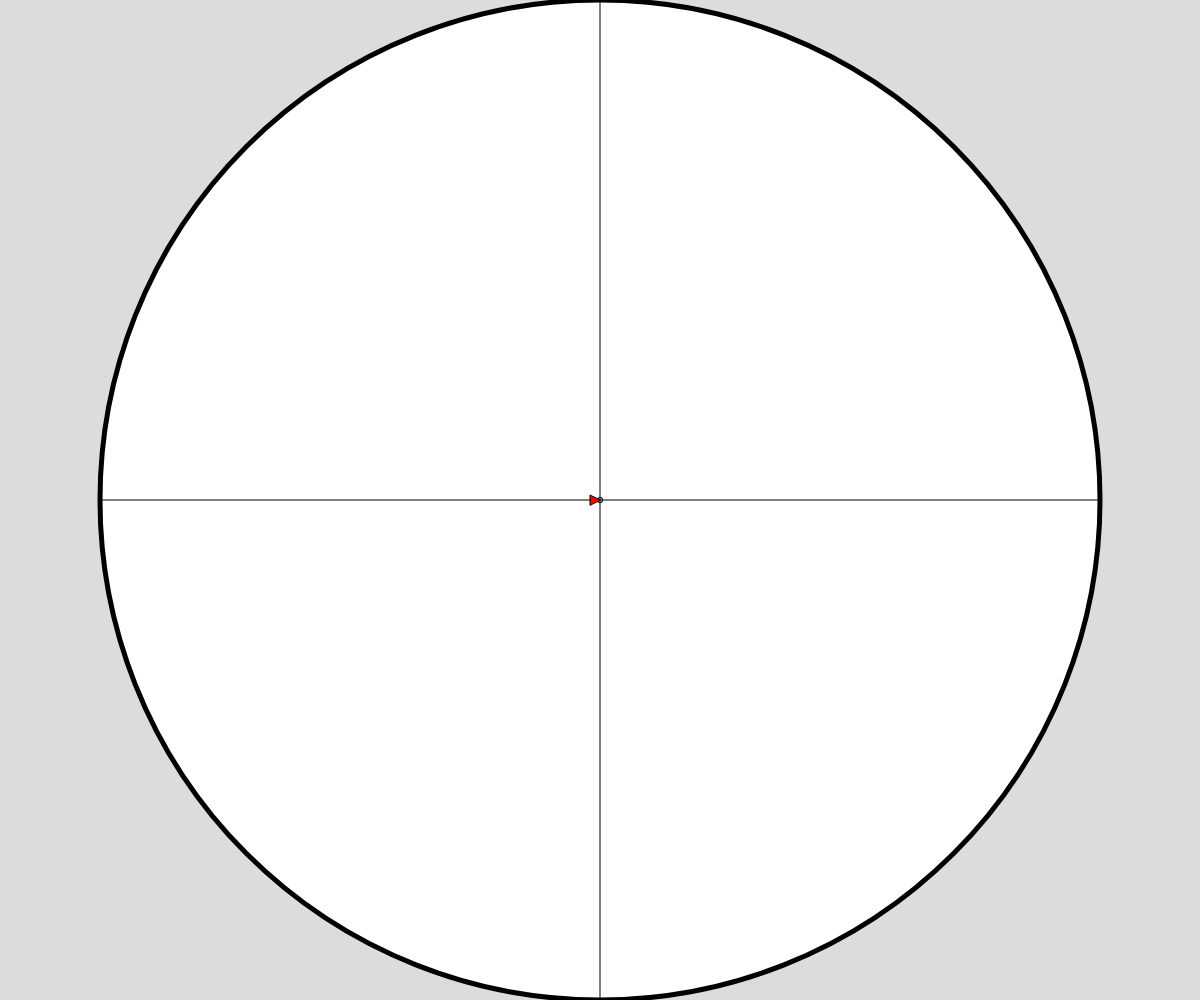
Frame 1 (no input)
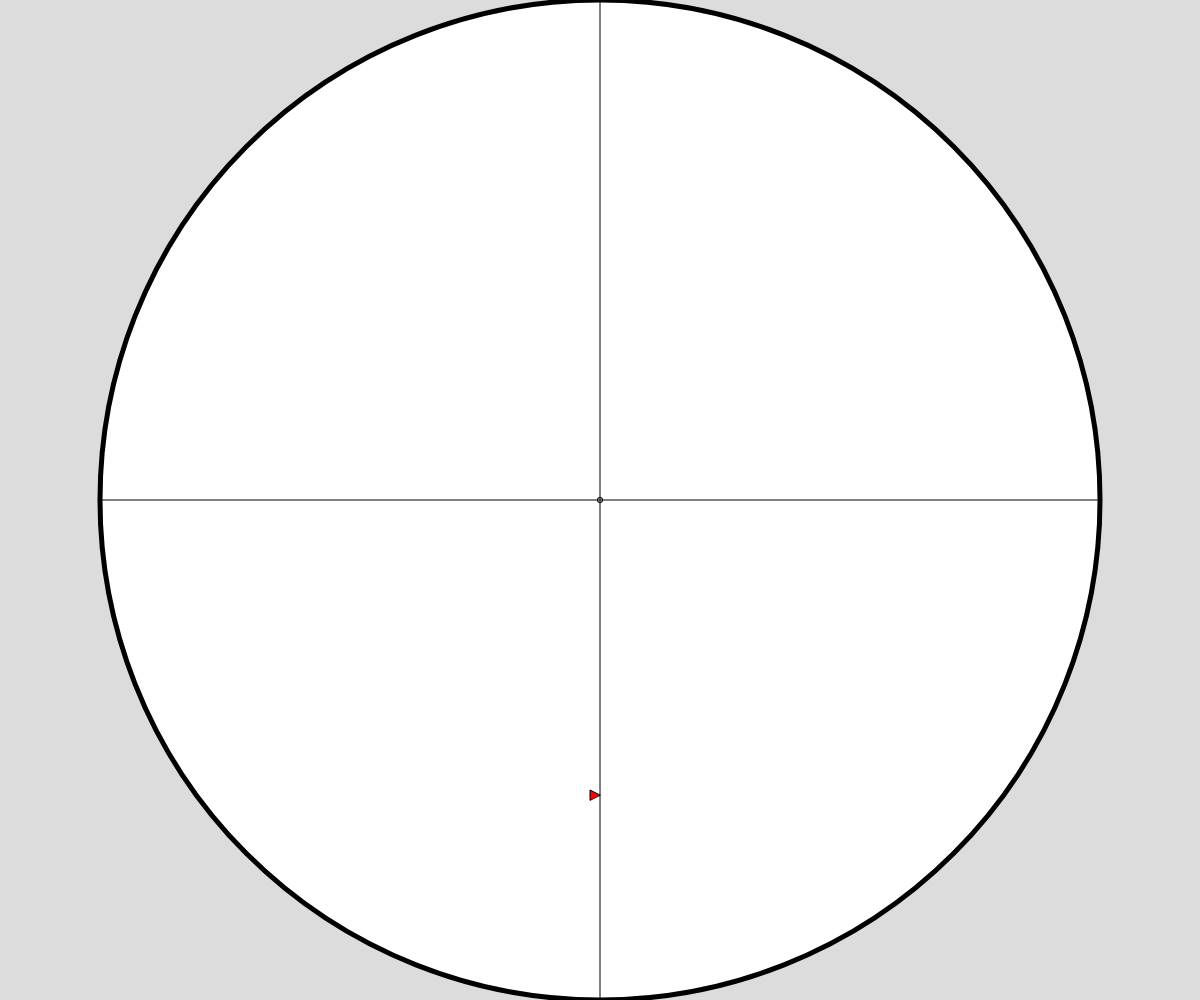
Frame 60 (no input)
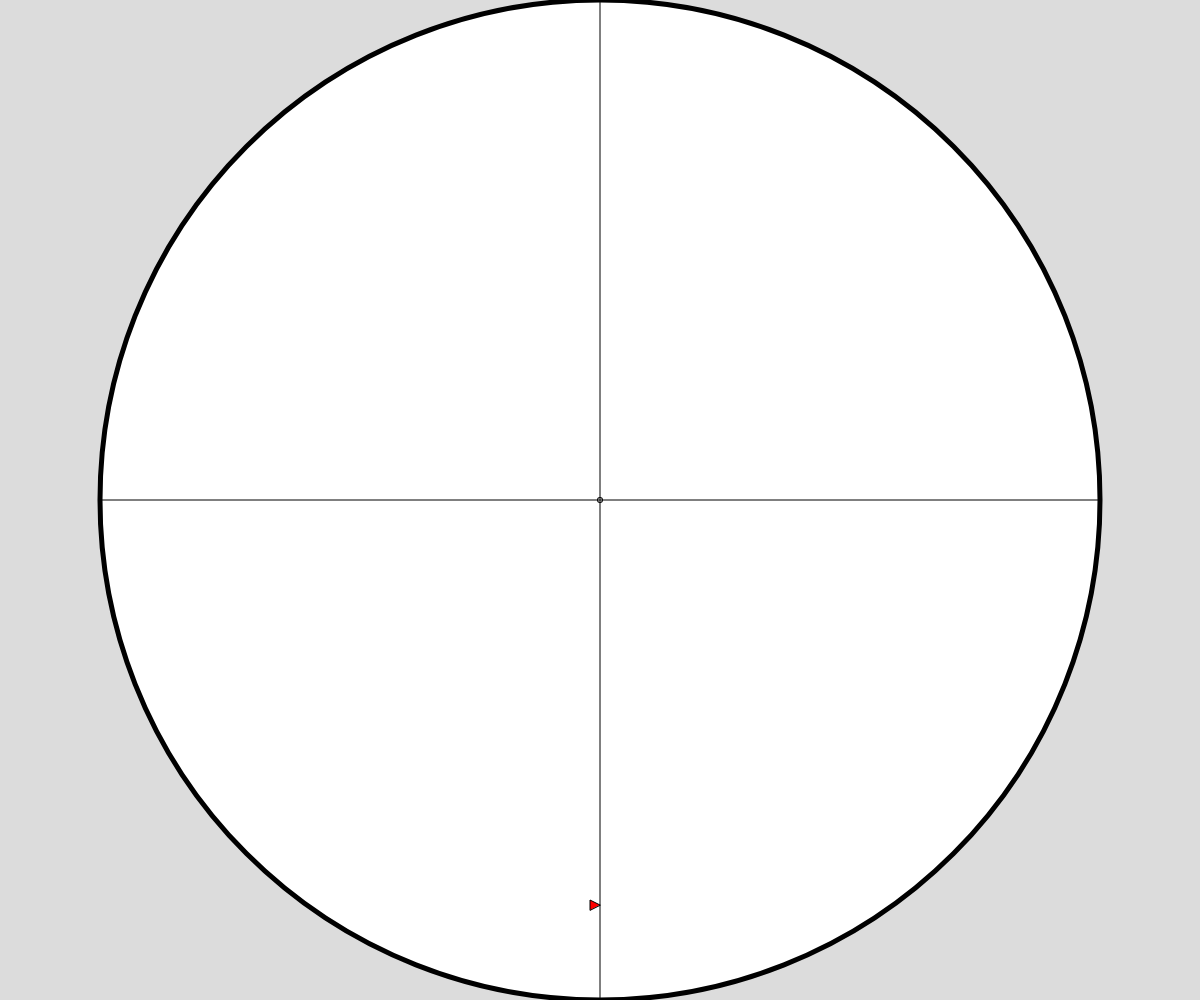
Frame 120 (the mouse pressed at the canvas centre since frame 60)

The p5.js sketch that drew these frames (run headless with seeded random() and noise() and a simulated clock; from frame 60 on, the mouse is pressed at the canvas centre):

// p5.js sketch
// ── sketch.js
let shotX;
let shotY;
let shotTime = true;
let boardSize;
let newSize;
let newBoard;
let hit;
let display;
let x = 0;
let y = 0;
let x2;
let y2;
let x3;
let y3;
let doneLineToShot;
let counter = 0;
let doneChord;
let doneChordToCenter;
let doneShotTimeX = false;
let triangleX = 0;
let triangleXChange = 5;
let doneShotTimeY = false;
let triangleY = 0;
let triangleYChange = 5;
let c = -1;
let shotPoint = false;
let pointX = 0;
let pointY = 0;
let miss = false;
let score = 0;

function setup(){
  createCanvas(windowWidth, windowHeight);
  boardSize = height;
}

function draw(){
  createBoard();
  if(miss){
    console.log(score);
    resetValues();
    score = 0;
    boardSize = height;
  }
  if(!shotTime){
    if(newBoard){
      doneLineToShot = false;
      doneChord = false;
      doneChordToCenter = false;
      newBoard = false;
    }
    if(shotPoint){
      animatePoint();
    }else{
      displayShot();
      calculateNewBoard();
      displayNewBoard();
    }
  }else{
    strokeWeight(1);
    line(0,-boardSize/2,0,boardSize/2);
    line(-boardSize/2,0,boardSize/2,0);
    if(!doneShotTimeY){
      shotTimeY();
    }else{
      shotTimeX();
    }
  }
}

function createBoard(){
  translate(width/2, height/2);
  background(220);
  stroke(0);
  strokeWeight(5);
  fill(255);
  circle(0,0,boardSize);
  circle(0,0,1);
}

function animatePoint(){
  strokeWeight(1);
  line(0,-boardSize/2,0,boardSize/2);
  line(-boardSize/2,0,boardSize/2,0);
  fill(255,0,0);
  triangle(triangleX, 0, triangleX-5, -10, triangleX+5, -10);
  triangle(0, triangleY, -10, triangleY-5, -10, triangleY+5);

  if(shotX<0){
    pointX -= dist(0,shotY,shotX,shotY)/100;
  }else{
    pointX += dist(0,shotY,shotX,shotY)/100;
  }
  if(shotY<0){
    pointY -= dist(shotX,0,shotX,shotY)/100;
  }else{
    pointY += dist(shotX,0,shotX,shotY)/100;
  }
  counter++;
  line(0,shotY,pointX,shotY);
  line(shotX,0,shotX,pointY);

  if(counter===100){
    shotPoint = false;
    counter = 0;
    pointX = 0;
    pointY = 0;
    if(dist(0,0,shotX,shotY)>boardSize/2){
      miss = true;
    }
  }
}

function displayShot(){
  strokeWeight(0);
  fill(255,0,0);
  if(hit){
    if(display){
      circle(shotX, shotY, 10);
    }
  }else{
    shotTime = true;
  }
}

function calculateNewBoard(){
  newSize = Math.sqrt(Math.pow(boardSize/2,2)-Math.pow(dist(0,0,shotX,shotY),2))*2;
}

function displayNewBoard(){
  animateLineToShot();
  if(doneLineToShot){
    animateChord();
    if(doneChord){
      animateChordToCenter();
      if(doneChordToCenter){
        animateNewCircle();
      }
    }
  }
}

function animateLineToShot(){
  let vertical = dist(0,0,0,shotY);
  let horizontal = dist(0,0,shotX,0);
  if(shotX<0){
    horizontal*=-1;  
  }
  if(shotY<0){
    vertical*=-1;  
  }
  if(!doneLineToShot){
    strokeWeight(1);
    line(0,0,x,y);
    if(counter===100){
      doneLineToShot = true;
      counter = 0;
      x2 = x;
      y2 = y;
      x3 = x;
      y3 = y;
    }else{
      x += horizontal/100;
      y += vertical/100;
      counter++;
    }
  }
}

function animateChord(){
  line(0,0,x,y);
  let pHorizontal = dist(0,0,0,shotY)/2;
  let pVertical = -dist(0,0,shotX,0)/2;
  if(shotX<0){
    pHorizontal*=-1;  
  }
  if(shotY<0){
    pVertical*=-1;  
  }
  if(!doneChord){
    strokeWeight(1);
    line(x,y,0,0);
    line(x2,y2,x3,y3);
    if(dist(x,y,x2,y2)>=newSize/2){
      doneChord = true;
    }else{
      if(newSize>boardSize-1){
        x2 += pHorizontal*newSize/100;
        y2 += pVertical*newSize/100;
        x3 -= pHorizontal*newSize/100;
        y3 -= pVertical*newSize/100;  
      }else if(newSize<boardSize*0.6){
        x2 += pHorizontal/50;
        y2 += pVertical/50;
        x3 -= pHorizontal/50;
        y3 -= pVertical/50;
      }else if(newSize<boardSize*0.3){
        x2 += pHorizontal/100;
        y2 += pVertical/100;
        x3 -= pHorizontal/100;
        y3 -= pVertical/100;
      }else{
        x2 += pHorizontal/25;
        y2 += pVertical/25;
        x3 -= pHorizontal/25;
        y3 -= pVertical/25;
      }
    }
  }
}

function animateChordToCenter(){
  let vertical = dist(0,0,0,shotY);
  let horizontal = dist(0,0,shotX,0);
  if(shotX<0){
    horizontal*=-1;  
  }
  if(shotY<0){
    vertical*=-1;  
  }
  if(!doneChordToCenter){
    strokeWeight(1);
    line(x2,y2,x3,y3);
    line(0,0,x,y);
    if(counter===100){
      doneChordToCenter = true;
      counter = 0;
      display = false;
    }else{
      x3 -= horizontal/100;
      y3 -= vertical/100;
      x2 -= horizontal/100;
      y2 -= vertical/100;
      counter++;
    }
  }
}

function animateNewCircle(){
  strokeWeight(1);
  push()
  noFill();
  arc(0,0,newSize,newSize,atan2(x2,y2),atan2(x2,y2)+PI*(c+3.01));
  arc(0,0,newSize,newSize,atan2(x3,y3),atan2(x3,y3)+PI*(c+3.01));
  pop()
  push();
  if(c<0){
    rotate(PI*c)
    line(x2,y2,x3,y3);
    c+=0.01;
  }else{
    boardSize = newSize;
    resetValues();
  }
  pop();
}

function resetValues(){
  shotX;
  shotY;
  shotTime = true;
  hit;
  x = 0;
  y = 0;
  x2;
  y2;
  x3;
  y3;
  doneLineToShot = false;
  doneChord = false;
  doneChordToCenter = false;
  newBoard = false;
  counter = 0;
  c = -1;
  doneShotTimeX = false;
  triangleX = 0;
  triangleXChange = 5;
  doneShotTimeY = false;
  triangleY = 0;
  triangleYChange = 5;
  miss = false;
}

function shotTimeY(){
  moveY();
}

function moveY(){
  fill(255,0,0);
  triangle(0, triangleY, -10, triangleY-5, -10, triangleY+5);
  if(Math.abs(triangleY)>=boardSize/2){
    triangleYChange *= -1;
  }
  triangleY += triangleYChange;
}

function shotTimeX(){
  moveX();
}

function moveX(){
  fill(255,0,0);
  triangle(triangleX, 0, triangleX-5, -10, triangleX+5, -10);
  triangle(0, triangleY, -10, triangleY-5, -10, triangleY+5);
  if(Math.abs(triangleX)>=boardSize/2){
    triangleXChange *= -1;
  }
  triangleX += triangleXChange;
}

function mouseReleased(){
  if(shotTime){
    if(doneShotTimeY){
      score++;
      shotX = triangleX;
      shotTime = false;
      shotPoint = true;
      if(dist(0,0,shotX,shotY)>boardSize/2){
        hit = false;
      }else{
        hit = true;
        display = true;
      }
    }else{
      shotY = triangleY;
      doneShotTimeY = true;
    }
  }
}
